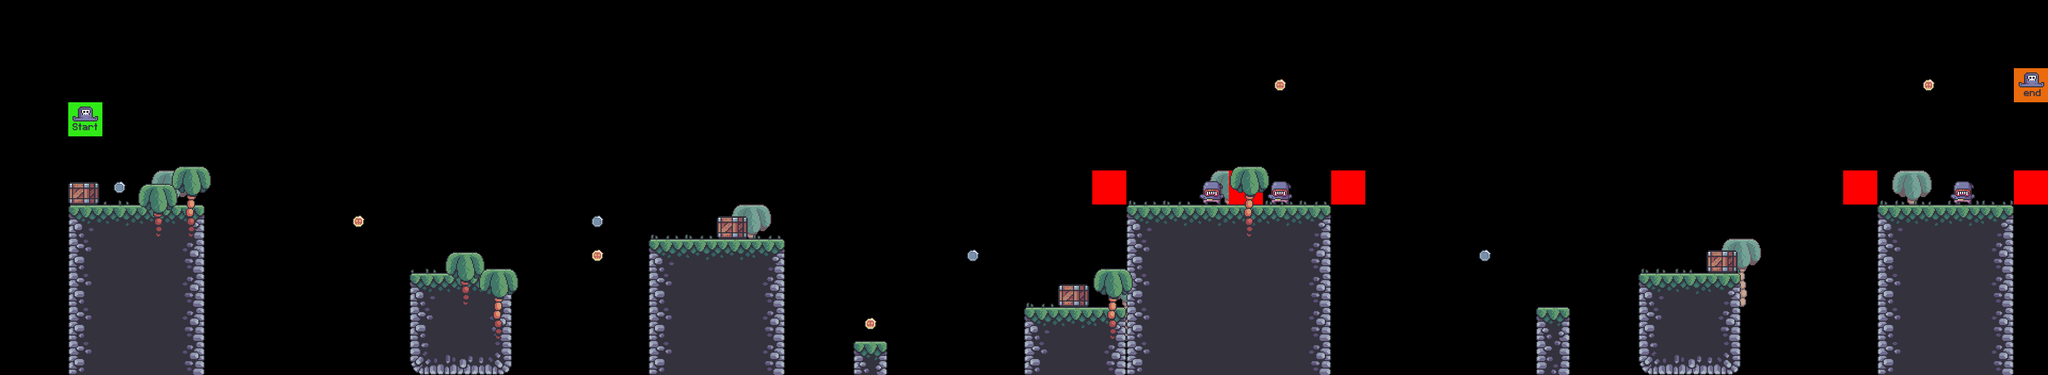

Below is a game level as drawn by its tile map, then a one-line description and the .tmx that defines it (tile-layer data replaced by summaries):
An orthogonal 60x11 tile map with 64x64 px tiles, 9 tile layers (bg_palms, terrain, grass, crates, ...), 7 tilesets.

<map version="1.10" tiledversion="1.11.0" orientation="orthogonal" renderorder="right-down" width="60" height="11" tilewidth="64" tileheight="64" infinite="0" nextlayerid="16" nextobjectid="1">
 <tileset firstgid="1" source="../tilesets/terrain_tiles.tsx" />
 <tileset firstgid="17" source="../tilesets/coin_tiles.tsx" />
 <tileset firstgid="19" source="../tilesets/grass_tiles.tsx" />
 <tileset firstgid="24" source="../tilesets/palms.tsx" />
 <tileset firstgid="27" source="../tilesets/crates.tsx" />
 <tileset firstgid="28" source="../tilesets/player_tiles.tsx" />
 <tileset firstgid="30" source="../tilesets/enemy_tiles.tsx" />
 <layer id="5" name="bg_palms" width="60" height="11">
  <data>[660 cells, 7 non-empty, 1 distinct tile ids]</data>
 </layer>
 <layer id="1" name="terrain" width="60" height="11">
  <data>[660 cells, 113 non-empty, 11 distinct tile ids]</data>
 </layer>
 <layer id="3" name="grass" width="60" height="11">
  <data>[660 cells, 19 non-empty, 5 distinct tile ids]</data>
 </layer>
 <layer id="6" name="crates" width="60" height="11">
  <data>[660 cells, 4 non-empty, 1 distinct tile ids]</data>
 </layer>
 <layer id="8" name="enemies" width="60" height="11">
  <data>[660 cells, 3 non-empty, 1 distinct tile ids]</data>
 </layer>
 <layer id="9" name="constraints" width="60" height="11">
  <data>[660 cells, 5 non-empty, 1 distinct tile ids]</data>
 </layer>
 <layer id="4" name="fg_palms" width="60" height="11">
  <data>[660 cells, 6 non-empty, 2 distinct tile ids]</data>
 </layer>
 <layer id="2" name="coins" width="60" height="11">
  <data>[660 cells, 9 non-empty, 2 distinct tile ids]</data>
 </layer>
 <layer id="7" name="player" width="60" height="11">
  <data>[660 cells, 2 non-empty, 2 distinct tile ids]</data>
 </layer>
</map>
